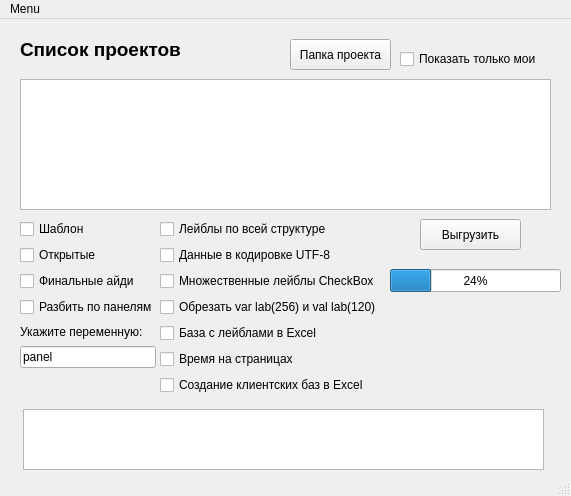
<?xml version="1.0" encoding="UTF-8"?>
<ui version="4.0">
 <class>MainWindow</class>
 <widget class="QMainWindow" name="MainWindow">
  <property name="geometry">
   <rect>
    <x>0</x>
    <y>0</y>
    <width>571</width>
    <height>496</height>
   </rect>
  </property>
  <property name="windowTitle">
   <string>MainWindow</string>
  </property>
  <widget class="QWidget" name="centralwidget">
   <widget class="QListWidget" name="listWidget">
    <property name="geometry">
     <rect>
      <x>20</x>
      <y>60</y>
      <width>531</width>
      <height>131</height>
     </rect>
    </property>
   </widget>
   <widget class="QPushButton" name="bt_open_folder">
    <property name="geometry">
     <rect>
      <x>290</x>
      <y>20</y>
      <width>101</width>
      <height>31</height>
     </rect>
    </property>
    <property name="text">
     <string>Папка проекта</string>
    </property>
   </widget>
   <widget class="QCheckBox" name="cb_my_projects">
    <property name="geometry">
     <rect>
      <x>400</x>
      <y>30</y>
      <width>151</width>
      <height>20</height>
     </rect>
    </property>
    <property name="text">
     <string>Показать только мои</string>
    </property>
   </widget>
   <widget class="QLabel" name="lb_list_projects">
    <property name="geometry">
     <rect>
      <x>20</x>
      <y>20</y>
      <width>161</width>
      <height>21</height>
     </rect>
    </property>
    <property name="font">
     <font>
      <pointsize>14</pointsize>
      <bold>true</bold>
     </font>
    </property>
    <property name="text">
     <string>Список проектов</string>
    </property>
   </widget>
   <widget class="QWidget" name="layoutWidget">
    <property name="geometry">
     <rect>
      <x>160</x>
      <y>200</y>
      <width>217</width>
      <height>178</height>
     </rect>
    </property>
    <layout class="QVBoxLayout" name="verticalLayout">
     <item>
      <widget class="QCheckBox" name="cb_label">
       <property name="text">
        <string>Лейблы по всей структуре</string>
       </property>
      </widget>
     </item>
     <item>
      <widget class="QCheckBox" name="cb_utf8">
       <property name="text">
        <string>Данные в кодировке UTF-8</string>
       </property>
      </widget>
     </item>
     <item>
      <widget class="QCheckBox" name="cb_multi_label">
       <property name="text">
        <string>Множественные лейблы CheckBox</string>
       </property>
      </widget>
     </item>
     <item>
      <widget class="QCheckBox" name="cb_strip_var">
       <property name="text">
        <string>Обрезать var lab(256) и val lab(120)</string>
       </property>
      </widget>
     </item>
     <item>
      <widget class="QCheckBox" name="cb_base_with_label">
       <property name="text">
        <string>База с лейблами в Excel</string>
       </property>
      </widget>
     </item>
     <item>
      <widget class="QCheckBox" name="cb_time_in_page">
       <property name="text">
        <string>Время на страницах</string>
       </property>
      </widget>
     </item>
     <item>
      <widget class="QCheckBox" name="cb_create_client_bases">
       <property name="text">
        <string>Создание клиентских баз в Excel</string>
       </property>
      </widget>
     </item>
    </layout>
   </widget>
   <widget class="QPushButton" name="bt_load">
    <property name="geometry">
     <rect>
      <x>420</x>
      <y>200</y>
      <width>101</width>
      <height>31</height>
     </rect>
    </property>
    <property name="text">
     <string>Выгрузить</string>
    </property>
   </widget>
   <widget class="QTextEdit" name="textEdit">
    <property name="geometry">
     <rect>
      <x>23</x>
      <y>390</y>
      <width>521</width>
      <height>61</height>
     </rect>
    </property>
   </widget>
   <widget class="QWidget" name="layoutWidget">
    <property name="geometry">
     <rect>
      <x>20</x>
      <y>200</y>
      <width>136</width>
      <height>149</height>
     </rect>
    </property>
    <layout class="QVBoxLayout" name="verticalLayout_2">
     <item>
      <widget class="QCheckBox" name="cb_template">
       <property name="text">
        <string>Шаблон</string>
       </property>
      </widget>
     </item>
     <item>
      <widget class="QCheckBox" name="cb_opens">
       <property name="text">
        <string>Открытые</string>
       </property>
      </widget>
     </item>
     <item>
      <widget class="QCheckBox" name="cb_fin_id">
       <property name="text">
        <string>Финальные айди</string>
       </property>
      </widget>
     </item>
     <item>
      <widget class="QCheckBox" name="cb_by_panel">
       <property name="text">
        <string>Разбить по панелям</string>
       </property>
      </widget>
     </item>
     <item>
      <widget class="QLabel" name="lb_choise_panel_var">
       <property name="text">
        <string>Укажите переменную:</string>
       </property>
      </widget>
     </item>
     <item>
      <widget class="QLineEdit" name="le_choise_panel_var">
       <property name="text">
        <string>panel</string>
       </property>
      </widget>
     </item>
    </layout>
   </widget>
   <widget class="QProgressBar" name="progressBar">
    <property name="geometry">
     <rect>
      <x>390</x>
      <y>250</y>
      <width>171</width>
      <height>23</height>
     </rect>
    </property>
    <property name="value">
     <number>24</number>
    </property>
   </widget>
   <widget class="QLabel" name="download_label">
    <property name="geometry">
     <rect>
      <x>390</x>
      <y>280</y>
      <width>141</width>
      <height>20</height>
     </rect>
    </property>
    <property name="text">
     <string/>
    </property>
   </widget>
  </widget>
  <widget class="QMenuBar" name="menubar">
   <property name="geometry">
    <rect>
     <x>0</x>
     <y>0</y>
     <width>571</width>
     <height>22</height>
    </rect>
   </property>
   <widget class="QMenu" name="menuMenu">
    <property name="title">
     <string>Menu</string>
    </property>
    <widget class="QMenu" name="menuSettings">
     <property name="title">
      <string>Settings</string>
     </property>
    </widget>
    <addaction name="menuSettings"/>
   </widget>
   <addaction name="menuMenu"/>
  </widget>
  <widget class="QStatusBar" name="statusbar"/>
  <action name="actiongreg">
   <property name="text">
    <string>greg</string>
   </property>
  </action>
 </widget>
 <resources/>
 <connections/>
 <slots>
  <slot>my_button()</slot>
 </slots>
</ui>
